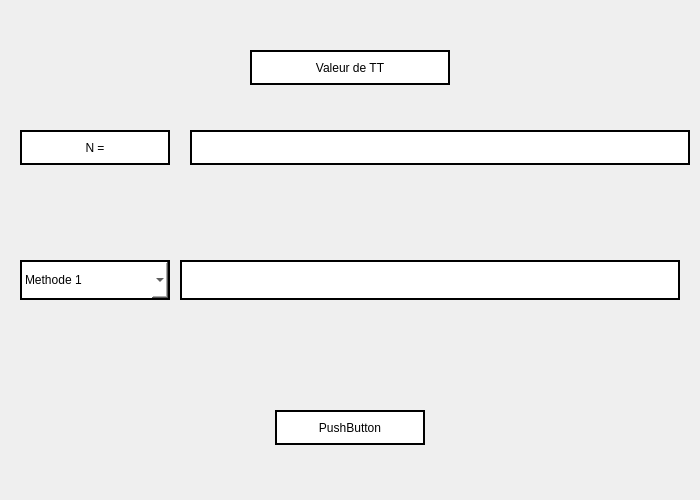
<?xml version="1.0" encoding="UTF-8"?>
<ui version="4.0">
 <class>Form</class>
 <widget class="QWidget" name="Form">
  <property name="geometry">
   <rect>
    <x>0</x>
    <y>0</y>
    <width>700</width>
    <height>500</height>
   </rect>
  </property>
  <property name="windowTitle">
   <string>Form</string>
  </property>
  <widget class="QLabel" name="label">
   <property name="geometry">
    <rect>
     <x>250</x>
     <y>50</y>
     <width>200</width>
     <height>35</height>
    </rect>
   </property>
   <property name="styleSheet">
    <string notr="true">border: 2px solid black;
font: 75 11pt &quot;MS Shell Dlg 2&quot;;
background-color: white;</string>
   </property>
   <property name="text">
    <string>Valeur de TT</string>
   </property>
   <property name="alignment">
    <set>Qt::AlignCenter</set>
   </property>
  </widget>
  <widget class="QLabel" name="label_2">
   <property name="geometry">
    <rect>
     <x>20</x>
     <y>130</y>
     <width>150</width>
     <height>35</height>
    </rect>
   </property>
   <property name="styleSheet">
    <string notr="true">border: 2px solid black;
background-color: white;
font: 75 11pt &quot;MS Shell Dlg 2&quot;;</string>
   </property>
   <property name="text">
    <string>N =</string>
   </property>
   <property name="alignment">
    <set>Qt::AlignCenter</set>
   </property>
  </widget>
  <widget class="QLineEdit" name="lineEdit">
   <property name="geometry">
    <rect>
     <x>190</x>
     <y>130</y>
     <width>500</width>
     <height>35</height>
    </rect>
   </property>
   <property name="styleSheet">
    <string notr="true">border: 2px solid black;
background-color: white;
font: 75 11pt &quot;MS Shell Dlg 2&quot;;</string>
   </property>
   <property name="alignment">
    <set>Qt::AlignCenter</set>
   </property>
  </widget>
  <widget class="QComboBox" name="comboBox">
   <property name="geometry">
    <rect>
     <x>20</x>
     <y>260</y>
     <width>150</width>
     <height>40</height>
    </rect>
   </property>
   <property name="styleSheet">
    <string notr="true">border: 2px solid black;
background-color: white;
font: 75 11pt &quot;MS Shell Dlg 2&quot;;</string>
   </property>
   <item>
    <property name="text">
     <string>Methode 1</string>
    </property>
   </item>
   <item>
    <property name="text">
     <string>Methode 2</string>
    </property>
   </item>
   <item>
    <property name="text">
     <string>Methode 3</string>
    </property>
   </item>
  </widget>
  <widget class="QLabel" name="resultLabel">
   <property name="geometry">
    <rect>
     <x>180</x>
     <y>260</y>
     <width>500</width>
     <height>40</height>
    </rect>
   </property>
   <property name="styleSheet">
    <string notr="true">border: 2px solid black;
background-color: white;
font: 75 11pt &quot;MS Shell Dlg 2&quot;;</string>
   </property>
   <property name="text">
    <string/>
   </property>
   <property name="alignment">
    <set>Qt::AlignCenter</set>
   </property>
  </widget>
  <widget class="QPushButton" name="pushButton">
   <property name="geometry">
    <rect>
     <x>275</x>
     <y>410</y>
     <width>150</width>
     <height>35</height>
    </rect>
   </property>
   <property name="styleSheet">
    <string notr="true">border: 2px solid black;
background-color: white;
font: 75 11pt &quot;MS Shell Dlg 2&quot;;</string>
   </property>
   <property name="text">
    <string>PushButton</string>
   </property>
  </widget>
 </widget>
 <resources/>
 <connections/>
</ui>
